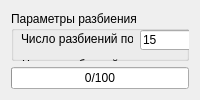
        <widget class="QWidget" name="tab_2">
         <attribute name="title">
          <string>Цилиндр</string>
         </attribute>
         <layout class="QGridLayout" name="gridLayout_6">
          <item row="0" column="0">
           <widget class="QGroupBox" name="groupBox_4">
            <property name="title">
             <string>Параметры разбиения</string>
            </property>
            <widget class="QLineEdit" name="epsilonCylinderLineEdit">
             <property name="geometry">
              <rect>
               <x>130</x>
               <y>260</y>
               <width>133</width>
               <height>20</height>
              </rect>
             </property>
             <property name="text">
              <string>0.1</string>
             </property>
            </widget>
            <widget class="QLabel" name="label_13">
             <property name="geometry">
              <rect>
               <x>10</x>
               <y>260</y>
               <width>81</width>
               <height>16</height>
              </rect>
             </property>
             <property name="text">
              <string>Радиус вортона</string>
             </property>
            </widget>
            <widget class="QLabel" name="label_21">
             <property name="geometry">
              <rect>
               <x>10</x>
               <y>180</y>
               <width>111</width>
               <height>31</height>
              </rect>
             </property>
             <property name="text">
              <string>Подъем точек вычис-
ления давления</string>
             </property>
            </widget>
            <widget class="QLineEdit" name="pointsRaisingCylinderLineEdit">
             <property name="geometry">
              <rect>
               <x>130</x>
               <y>190</y>
               <width>133</width>
               <height>20</height>
              </rect>
             </property>
             <property name="text">
              <string>0.04</string>
             </property>
            </widget>
            <widget class="QPushButton" name="cylinderSolverPushButton">
             <property name="geometry">
              <rect>
               <x>70</x>
               <y>300</y>
               <width>161</width>
               <height>23</height>
              </rect>
             </property>
             <property name="text">
              <string>Рассчитать</string>
             </property>
            </widget>
            <widget class="QLabel" name="label_14">
             <property name="geometry">
              <rect>
               <x>10</x>
               <y>20</y>
               <width>112</width>
               <height>16</height>
              </rect>
             </property>
             <property name="text">
              <string>Число разбиений по φ</string>
             </property>
            </widget>
            <widget class="QLineEdit" name="fiCylinderLineEdit">
             <property name="geometry">
              <rect>
               <x>129</x>
               <y>19</y>
               <width>133</width>
               <height>20</height>
              </rect>
             </property>
             <property name="text">
              <string>15</string>
             </property>
            </widget>
            <widget class="QLabel" name="label_22">
             <property name="geometry">
              <rect>
               <x>11</x>
               <y>45</y>
               <width>110</width>
               <height>31</height>
              </rect>
             </property>
             <property name="text">
              <string>Число разбиений по 
 радиусу</string>
             </property>
            </widget>
            <widget class="QLineEdit" name="radiusCylinderLineEdit">
             <property name="geometry">
              <rect>
               <x>130</x>
               <y>50</y>
               <width>133</width>
               <height>20</height>
              </rect>
             </property>
             <property name="text">
              <string>2</string>
             </property>
            </widget>
            <widget class="QLabel" name="label_23">
             <property name="geometry">
              <rect>
               <x>10</x>
               <y>120</y>
               <width>101</width>
               <height>16</height>
              </rect>
             </property>
             <property name="text">
              <string>Диаметр цилиндра</string>
             </property>
            </widget>
            <widget class="QLineEdit" name="diameterCylinderLineEdit">
             <property name="geometry">
              <rect>
               <x>130</x>
               <y>120</y>
               <width>133</width>
               <height>20</height>
              </rect>
             </property>
             <property name="text">
              <string>1</string>
             </property>
            </widget>
            <widget class="QLabel" name="label_24">
             <property name="geometry">
              <rect>
               <x>10</x>
               <y>230</y>
               <width>94</width>
               <height>26</height>
              </rect>
             </property>
             <property name="text">
              <string>Подъем точек для 
 разбиения</string>
             </property>
            </widget>
            <widget class="QLineEdit" name="deltaCylinderFragmLineEdit">
             <property name="geometry">
              <rect>
               <x>130</x>
               <y>230</y>
               <width>133</width>
               <height>20</height>
              </rect>
             </property>
             <property name="text">
              <string>0.1</string>
             </property>
            </widget>
            <widget class="QLabel" name="label_25">
             <property name="geometry">
              <rect>
               <x>10</x>
               <y>80</y>
               <width>110</width>
               <height>41</height>
              </rect>
             </property>
             <property name="text">
              <string>Число разбиений по 
 высоте</string>
             </property>
            </widget>
            <widget class="QLineEdit" name="heightFragmCylinderLineEdit">
             <property name="geometry">
              <rect>
               <x>130</x>
               <y>90</y>
               <width>131</width>
               <height>20</height>
              </rect>
             </property>
             <property name="text">
              <string>24</string>
             </property>
            </widget>
            <widget class="QLabel" name="label_26">
             <property name="geometry">
              <rect>
               <x>10</x>
               <y>150</y>
               <width>101</width>
               <height>16</height>
              </rect>
             </property>
             <property name="text">
              <string>Высота цилиндра</string>
             </property>
            </widget>
            <widget class="QLineEdit" name="heightCylinderLineEdit">
             <property name="geometry">
              <rect>
               <x>130</x>
               <y>150</y>
               <width>131</width>
               <height>20</height>
              </rect>
             </property>
             <property name="text">
              <string>6</string>
             </property>
            </widget>
            <widget class="QPushButton" name="variateCylinderSolverPushButton">
             <property name="geometry">
              <rect>
               <x>70</x>
               <y>330</y>
               <width>161</width>
               <height>23</height>
              </rect>
             </property>
             <property name="text">
              <string>Варьировать параметры</string>
             </property>
            </widget>
           </widget>
          </item>
          <item row="1" column="0">
           <widget class="QProgressBar" name="cylinderProgressBar">
            <property name="value">
             <number>0</number>
            </property>
            <property name="orientation">
             <enum>Qt::Horizontal</enum>
            </property>
            <property name="format">
             <string>%v/%m</string>
            </property>
           </widget>
          </item>
         </layout>
        </widget>
